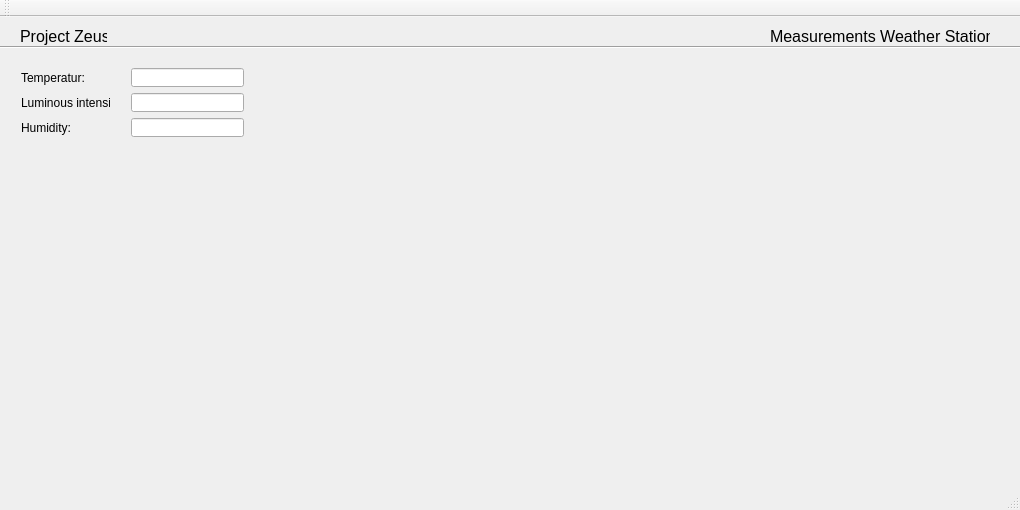
<?xml version="1.0" encoding="UTF-8"?>
<ui version="4.0">
 <class>MainWindow</class>
 <widget class="QMainWindow" name="MainWindow">
  <property name="geometry">
   <rect>
    <x>0</x>
    <y>0</y>
    <width>1020</width>
    <height>510</height>
   </rect>
  </property>
  <property name="windowTitle">
   <string>MainWindow</string>
  </property>
  <widget class="QWidget" name="centralWidget">
   <widget class="QLabel" name="label">
    <property name="geometry">
     <rect>
      <x>20</x>
      <y>10</y>
      <width>87</width>
      <height>19</height>
     </rect>
    </property>
    <property name="font">
     <font>
      <pointsize>12</pointsize>
     </font>
    </property>
    <property name="text">
     <string>Project Zeus</string>
    </property>
   </widget>
   <widget class="QLabel" name="label_2">
    <property name="geometry">
     <rect>
      <x>770</x>
      <y>10</y>
      <width>220</width>
      <height>19</height>
     </rect>
    </property>
    <property name="font">
     <font>
      <pointsize>12</pointsize>
     </font>
    </property>
    <property name="text">
     <string>Measurements Weather Station</string>
    </property>
   </widget>
   <widget class="Line" name="line">
    <property name="geometry">
     <rect>
      <x>0</x>
      <y>15</y>
      <width>1031</width>
      <height>31</height>
     </rect>
    </property>
    <property name="orientation">
     <enum>Qt::Horizontal</enum>
    </property>
   </widget>
   <widget class="QWidget" name="">
    <property name="geometry">
     <rect>
      <x>120</x>
      <y>40</y>
      <width>135</width>
      <height>91</height>
     </rect>
    </property>
    <layout class="QVBoxLayout" name="verticalLayout_2">
     <item>
      <widget class="QLineEdit" name="tempValueBox"/>
     </item>
     <item>
      <widget class="QLineEdit" name="lumiValueBox"/>
     </item>
     <item>
      <widget class="QLineEdit" name="humiValueBox"/>
     </item>
    </layout>
   </widget>
   <widget class="QWidget" name="">
    <property name="geometry">
     <rect>
      <x>10</x>
      <y>40</y>
      <width>111</width>
      <height>91</height>
     </rect>
    </property>
    <layout class="QVBoxLayout" name="verticalLayout">
     <item>
      <widget class="QLabel" name="label_3">
       <property name="text">
        <string>Temperatur:</string>
       </property>
      </widget>
     </item>
     <item>
      <widget class="QLabel" name="label_5">
       <property name="text">
        <string>Luminous intensity:</string>
       </property>
      </widget>
     </item>
     <item>
      <widget class="QLabel" name="label_4">
       <property name="text">
        <string>Humidity:</string>
       </property>
      </widget>
     </item>
    </layout>
   </widget>
  </widget>
  <widget class="QToolBar" name="mainToolBar">
   <attribute name="toolBarArea">
    <enum>TopToolBarArea</enum>
   </attribute>
   <attribute name="toolBarBreak">
    <bool>false</bool>
   </attribute>
  </widget>
  <widget class="QStatusBar" name="statusBar"/>
 </widget>
 <layoutdefault spacing="6" margin="11"/>
 <resources/>
 <connections/>
</ui>
